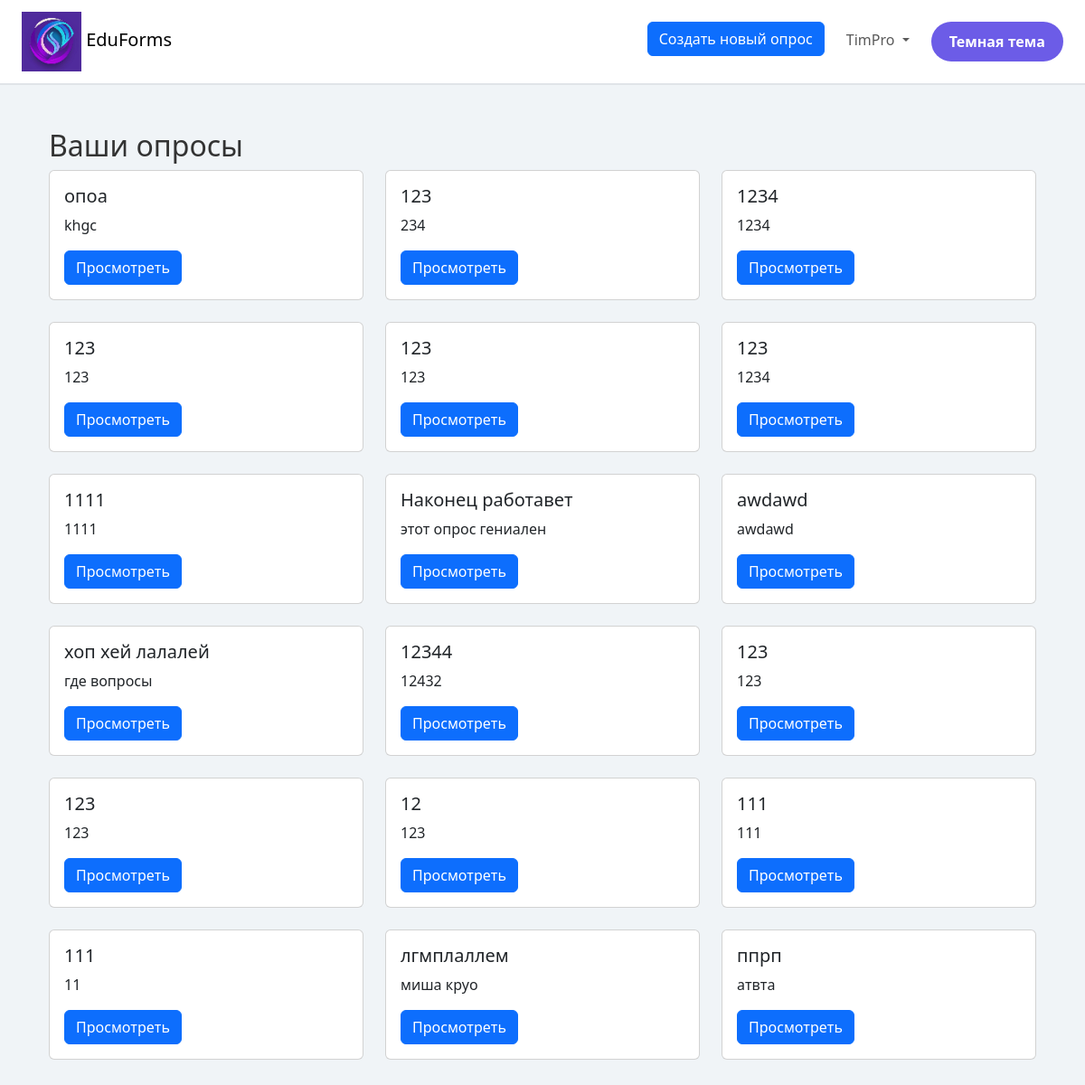
Before: / (signed in) with the older database file.
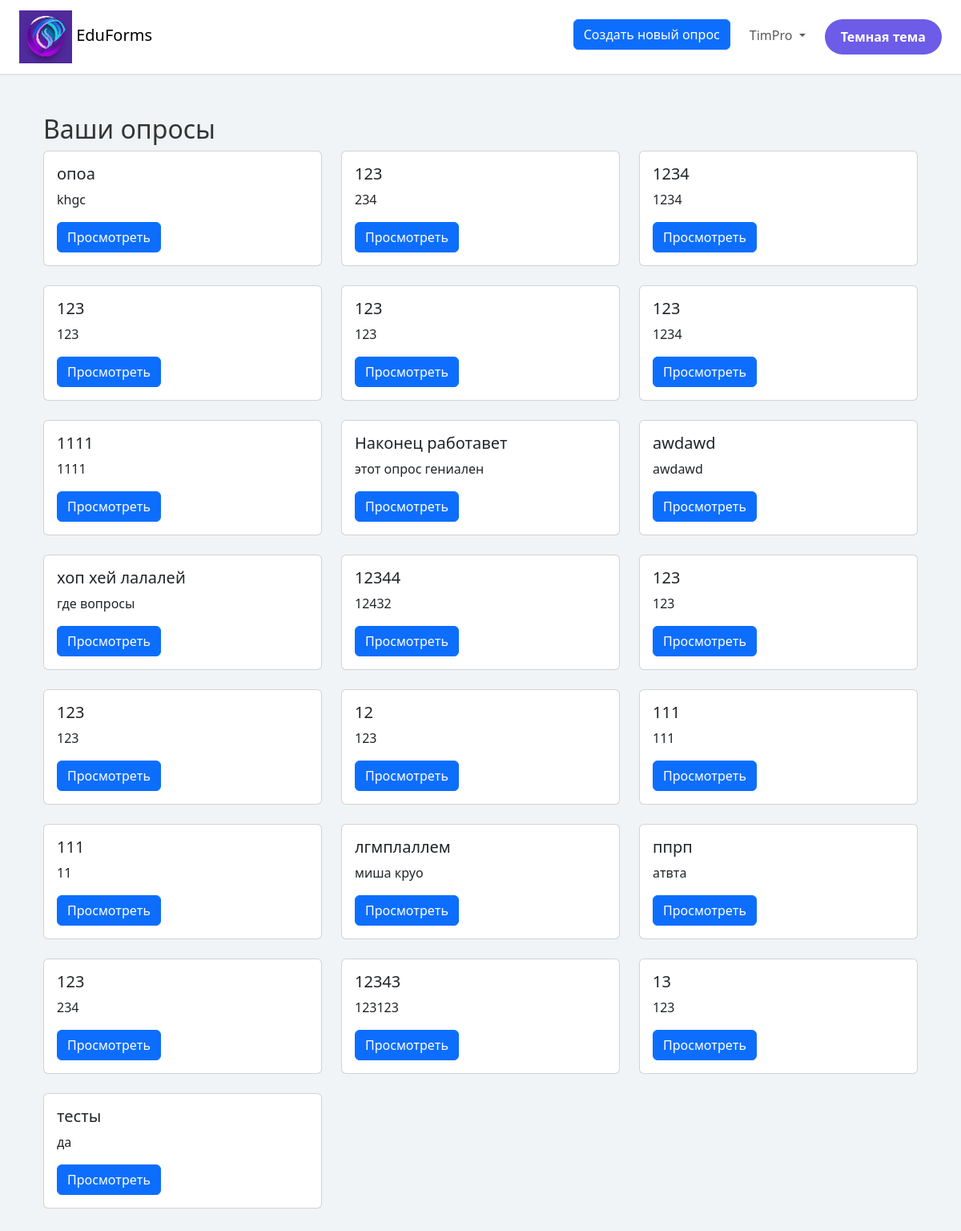
After: the same page with the newer database file.
### tables this page shows
CREATE TABLE surveys (
                        id INTEGER PRIMARY KEY AUTOINCREMENT,
                        name TEXT NOT NULL,
                        description TEXT,
                        user_id INTEGER NOT NULL,
                        show_correct_answers BOOLEAN DEFAULT 0  -- Новое поле
                    );

### main.py (the view)
@app.route('/')
def index():
    user_id = session.get('user_id')
    surveys = []
    if user_id:
        try:
            with closing(get_db()) as conn:
                cursor = conn.cursor()
                cursor.execute('SELECT id, name, description FROM surveys WHERE user_id = ?', (user_id,))
                surveys = cursor.fetchall()
        except sqlite3.Error as e:
            print(f"Ошибка базы данных: {e}")
            flash('Произошла ошибка при загрузке опросов.', 'danger')
    theme = session.get('theme', 'light')
    return render_template('index.html', theme=theme, surveys=surveys)

### main.py (called while the page is built)
def get_db():
    conn = sqlite3.connect('database.db')
    conn.row_factory = sqlite3.Row
    return conn

@app.context_processor
def inject_theme():
    theme = session.get('theme', 'light')
    return {'theme': theme}

### templates/index.html (shortened to what this page needs)
{% extends 'base.html' %}
{% block content %}
<div class="container my-5">
    {% if surveys %}
    <div class="mt-5">
        <h2>Ваши опросы</h2>
        <div class="row">
            {% for survey in surveys %}
            <div class="col-md-4 mb-4">
                <div class="card {{ 'bg-dark text-white' if theme == 'dark' else '' }}">
                    <div class="card-body">
                        <h5 class="card-title">{{ survey['name'] }}</h5>
                        <p class="card-text">{{ survey['description'] or 'Описание отсутствует' }}</p>
                        <a href="{{ url_for('survey.view_survey', survey_id=survey['id']) }}" class="btn btn-primary">Просмотреть</a></div>
                </div>
            </div>
            {% endfor %}
        </div>
    </div>
    {% endif %}
</div>
{% endblock %}

Changed rows visible on the page:
added surveys: name "123", description "234"
added surveys: name "12343", description "123123"
added surveys: name "13", description "123"
added surveys: name "тесты", description "да"
